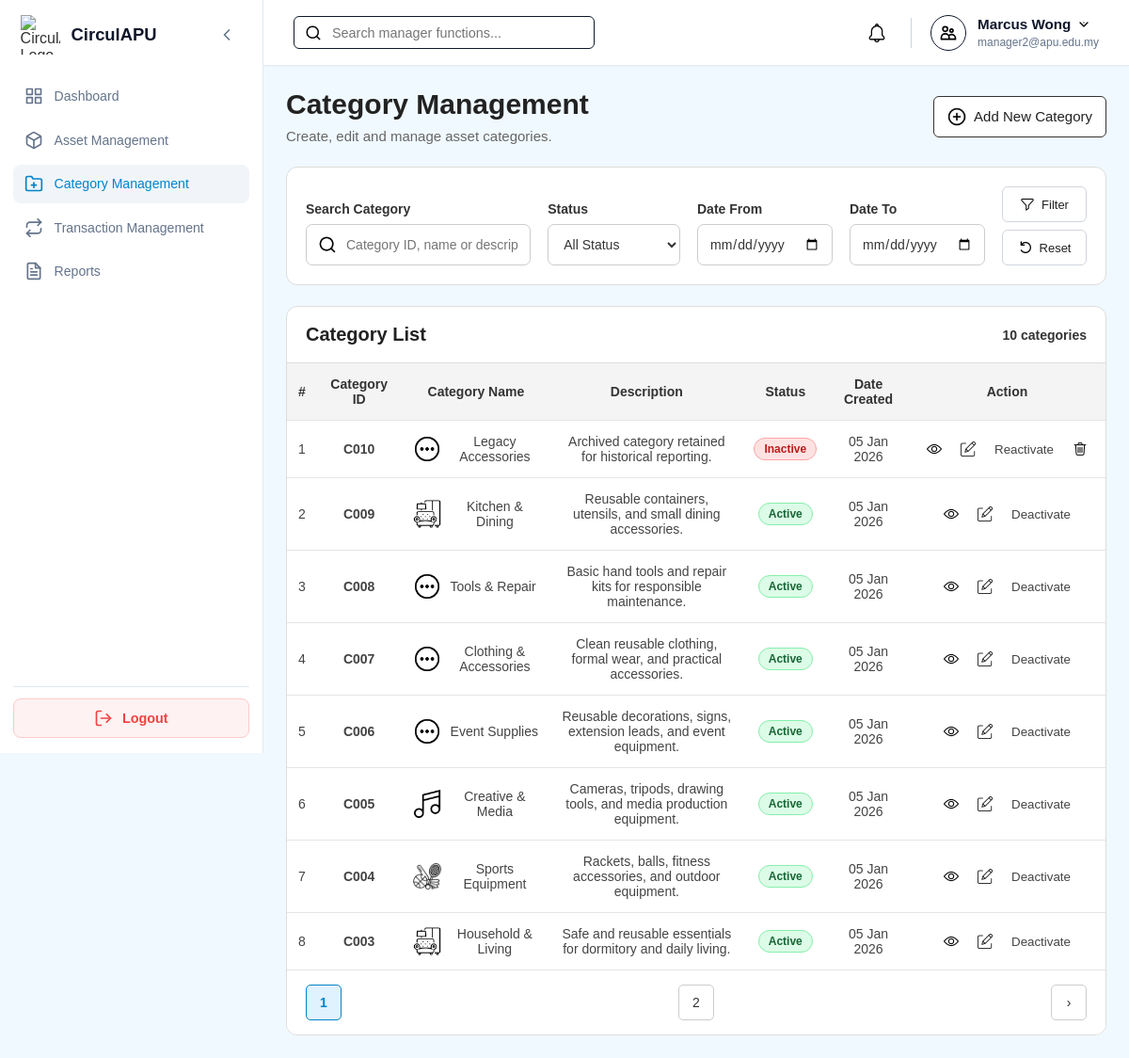
The app's page /Manager/manager_categories.php (signed in) with its own data.
### tables this page shows
CREATE TABLE `categories` (
  `categoryID` varchar(10) NOT NULL,
  `categoryName` varchar(100) NOT NULL,
  `description` varchar(255) DEFAULT NULL,
  `categoryIcon` varchar(255) DEFAULT NULL,
  `status` enum('Active','Inactive') NOT NULL DEFAULT 'Active',
  `createdDate` timestamp NOT NULL DEFAULT current_timestamp()
);

### Manager/manager_categories.php (the view, shortened to what this page needs)
<?php
require_once '../db.php';
function e($v): string { return htmlspecialchars((string)$v, ENT_QUOTES, 'UTF-8'); }
function js($v): string { return htmlspecialchars(json_encode((string)$v, JSON_HEX_APOS|JSON_HEX_QUOT|JSON_HEX_AMP|JSON_HEX_TAG), ENT_QUOTES, 'UTF-8'); }
function iconPath(?string $v): string {
    return preg_match('/^https?:\/\//i', $v) ? $v : '../' . ltrim($v, '/');
}
function pageURL(array $q, int $p): string {
    $q['page'] = $p;
    return '?' . http_build_query(array_filter($q, fn($v) => $v !== ''));
}
$search = trim($_GET['search'] ?? '');
$status = trim($_GET['status'] ?? '');
$dateFrom = trim($_GET['dateFrom'] ?? '');
$dateTo = trim($_GET['dateTo'] ?? '');
$page = max(1, (int)($_GET['page'] ?? 1));
$perPage = 8;
$categories = [];
$error = '';
$totalRows = 0;
$totalPages = 1;
try {
    $conn->set_charset('utf8mb4');
    $where = []; $params = []; $types = '';
    $whereSQL = $where ? 'WHERE ' . implode(' AND ', $where) : '';
    if (!$error) {
        $stmt = $conn->prepare("SELECT COUNT(*) total FROM categories c $whereSQL");
        $stmt->execute(); $totalRows = (int)$stmt->get_result()->fetch_assoc()['total']; $stmt->close();
        $totalPages = max(1, (int)ceil($totalRows / $perPage));
        $page = min($page, $totalPages); $offset = ($page - 1) * $perPage;
        $listParams = [...$params, $perPage, $offset];
        $stmt = $conn->prepare("SELECT c.*,(SELECT COUNT(*) FROM assets a WHERE a.categoryID=c.categoryID) linkedAssets FROM categories c $whereSQL ORDER BY c.createdDate DESC LIMIT ? OFFSET ?");
        $stmt->bind_param($types . 'ii', ...$listParams); $stmt->execute();
        $categories = $stmt->get_result()->fetch_all(MYSQLI_ASSOC); $stmt->close();
    }
} catch (Throwable $ex) {
    error_log($ex->getMessage());
    $error = 'Unable to load Category Management. Please try again.';
}
$query=compact('search','status','dateFrom','dateTo');
$back=http_build_query(array_filter($query+['page'=>$page],fn($v)=>$v!==''&&$v!==1));
$backParam=$back?'&back='.rawurlencode($back):'';
?>
<!DOCTYPE html>
<html lang="en">
<head>
    <link rel="stylesheet" href="../style.css">
    <link rel="stylesheet" href="manager_style.css">
    <link rel="stylesheet" href="manager_mobile.css">
</head>
<body class="role-manager">
<div class="dashboard-container">
<?php include '../sidebar.php'; ?>
<div class="main-content">
<?php include '../header.php'; ?>
<main class="page-body">
<section class="management-heading management-heading-action">
    <div class="management-heading-text">
        <h1>Category Management</h1>
        <p>Create, edit and manage asset categories.</p>
    </div>
    <a href="manager_category_create.php" class="management-create-btn">
        <img src="../assets/icons/create.png" alt=""> Add New Category
    </a>
</section>
<section class="management-filter desktop-category-filter">
<form method="GET">
    <div class="management-filter-group search">
        <label for="search">Search Category</label>
        <div class="management-search-input">
            <img src="../assets/icons/search.png" alt="">
            <input id="search" name="search" placeholder="Category ID, name or description" value="<?= e($search) ?>">
        </div>
    </div>
    <div class="management-filter-group">
        <label for="status">Status</label>
        <select id="status" name="status">
            <option value="">All Status</option>
        </select>
    </div>
    <div class="management-filter-group">
        <label for="dateFrom">Date From</label>
        <input type="date" id="dateFrom" name="dateFrom" value="<?= e($dateFrom) ?>">
    </div>
    <div class="management-filter-group">
        <label for="dateTo">Date To</label>
        <input type="date" id="dateTo" name="dateTo" value="<?= e($dateTo) ?>">
    </div>
    <div class="management-filter-buttons">
        <button type="submit" class="management-filter-btn"><img src="../assets/icons/filter.png" alt=""> Filter</button>
        <a href="manager_categories.php" class="management-reset-btn"><img src="../assets/icons/reset.png" alt=""> Reset</a>
    </div>
</form>
</section>
<section class="management-list desktop-category-list">
<div class="management-list-header">
    <h2>Category List</h2>
    <strong><?= $totalRows ?> categor<?= $totalRows === 1 ? 'y' : 'ies' ?></strong>
</div>
<div class="management-table-wrapper">
<table class="management-table">
<thead><tr><th>#</th><th>Category ID</th><th>Category Name</th><th>Description</th><th>Status</th><th>Date Created</th><th>Action</th></tr></thead>
<tbody>
<?php if (!$categories): ?>
<tr><td colspan="7" class="management-empty-state">No categories found.</td></tr>
<?php else: foreach ($categories as $i => $c): $icon = iconPath($c['categoryIcon']); $canDelete = (int)$c['linkedAssets'] === 0; ?>
<tr>
    <td><?= (($page - 1) * $perPage) + $i + 1 ?></td>
    <td><strong><?= e($c['categoryID']) ?></strong></td>
    <td><div class="category-name-cell"><?php if ($icon): ?><img src="<?= e($icon) ?>" alt=""><?php endif; ?><span><?= e($c['categoryName']) ?></span></div></td>
    <td><?= e($c['description'] ?: '-') ?></td>
    <td><span class="status-badge" data-status="<?=e($c['status'])?>"><?=e($c['status'])?></span></td>
    <td><?= date('d M Y', strtotime($c['createdDate'])) ?></td>
    <td><div class="management-actions">
        <a href="manager_category_view.php?categoryID=<?= e($c['categoryID']) ?><?=e($backParam)?>" class="management-action-btn" title="View"><img src="../assets/icons/view.png" alt="View"></a>
        <a href="manager_category_edit.php?categoryID=<?= e($c['categoryID']) ?><?=e($backParam)?>" class="management-action-btn" title="Edit"><img src="../assets/icons/edit.png" alt="Edit"></a>
        <?php if ($c['status'] === 'Active'): ?>
        <button type="button" class="management-action-btn deactivate" title="Deactivate"
                onclick="openCategoryAction('deactivate',<?=js($c['categoryID'])?>,<?=js($c['categoryName'])?>)">
            Deactivate
        </button>
        <?php else: ?>
        <button type="button" class="management-action-btn" title="Reactivate"
                onclick="openCategoryAction('reactivate',<?=js($c['categoryID'])?>,<?=js($c['categoryName'])?>)">
            Reactivate
        </button>
        <?php endif; ?>
        <?php if ($canDelete): ?>
        <button type="button" class="management-action-btn delete" title="Delete Permanently"
                onclick="openCategoryAction('delete',<?=js($c['categoryID'])?>,<?=js($c['categoryName'])?>)">
            <img src="../assets/icons/delete.png" alt="Delete">
        </button>
        <?php endif; ?>
    </div></td>
</tr>
<?php endforeach; endif; ?>
</tbody>
</table>
</div>
<?php if ($totalPages > 1): ?>
<div class="pagination management-table-footer">
    <?php for ($p = 1; $p <= $totalPages; $p++): ?><a href="<?= e(pageURL($query, $p)) ?>" class="<?= $p === $page ? 'active' : '' ?>"><?= $p ?></a><?php endfor; ?>
    <?php if ($page < $totalPages): ?><a href="<?= e(pageURL($query, $page + 1)) ?>">›</a><?php endif; ?>
</div>
<?php endif; ?>
</section>
</main>
</div>
</div>
</body>
</html>

### Manager/manager_style.css (style rules this page uses)
.management-heading-action { display: flex; justify-content: space-between; align-items: center; gap: 20px; }
.management-heading-action .management-create-btn { flex-shrink: 0; }
.category-name-cell { display: flex; align-items: center; gap: 10px; }
.category-name-cell img { width: 30px; height: 30px; object-fit: contain; flex-shrink: 0; }

### records on screen
categories: i "1", categoryID "C010", categoryIcon (picture), categoryName "Legacy Accessories", description "Archived category retained for historical reporting.", status "Inactive", createdDate "05 Jan 2026"
categories: i "2", categoryID "C009", categoryIcon (picture), categoryName "Kitchen & Dining", description "Reusable containers, utensils, and small dining accessories.", status "Active", createdDate "05 Jan 2026"
categories: i "3", categoryID "C008", categoryIcon (picture), categoryName "Tools & Repair", description "Basic hand tools and repair kits for responsible maintenance.", status "Active", createdDate "05 Jan 2026"
categories: i "4", categoryID "C007", categoryIcon (picture), categoryName "Clothing & Accessories", description "Clean reusable clothing, formal wear, and practical accessories.", status "Active", createdDate "05 Jan 2026"
categories: i "5", categoryID "C006", categoryIcon (picture), categoryName "Event Supplies", description "Reusable decorations, signs, extension leads, and event equipment.", status "Active", createdDate "05 Jan 2026"
categories: i "6", categoryID "C005", categoryIcon (picture), categoryName "Creative & Media", description "Cameras, tripods, drawing tools, and media production equipment.", status "Active", createdDate "05 Jan 2026"
categories: i "7", categoryID "C004", categoryIcon (picture), categoryName "Sports Equipment", description "Rackets, balls, fitness accessories, and outdoor equipment.", status "Active", createdDate "05 Jan 2026"
categories: i "8", categoryID "C003", categoryIcon (picture), categoryName "Household & Living", description "Safe and reusable essentials for dormitory and daily living.", status "Active", createdDate "05 Jan 2026"

### other values on screen
$user_name "Marcus Wong"
$user_email "manager2@apu.edu.my"
$totalRows "10"
